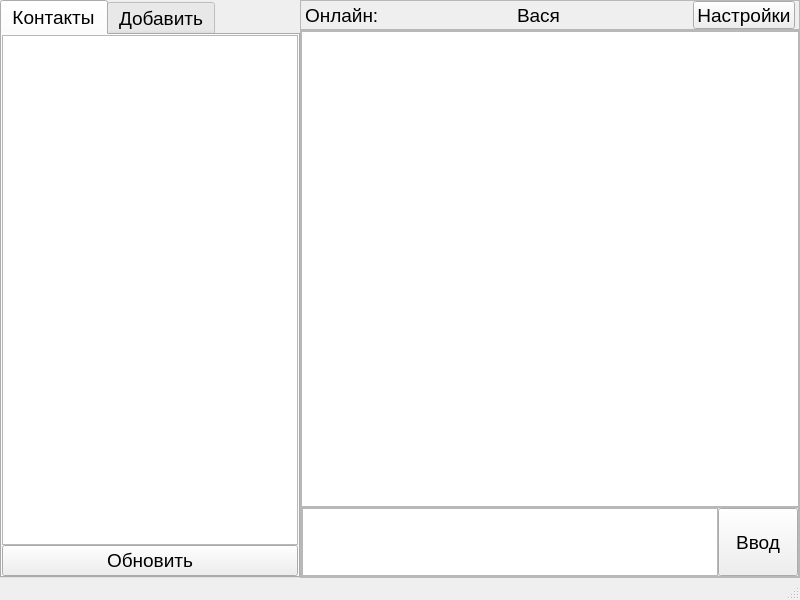
<?xml version="1.0" encoding="UTF-8"?>
<ui version="4.0">
 <class>MainWindow</class>
 <widget class="QMainWindow" name="MainWindow">
  <property name="geometry">
   <rect>
    <x>0</x>
    <y>0</y>
    <width>800</width>
    <height>600</height>
   </rect>
  </property>
  <property name="minimumSize">
   <size>
    <width>800</width>
    <height>600</height>
   </size>
  </property>
  <property name="windowTitle">
   <string>GB Чат 3000</string>
  </property>
  <property name="layoutDirection">
   <enum>Qt::LeftToRight</enum>
  </property>
  <widget class="QWidget" name="centralwidget">
   <property name="sizePolicy">
    <sizepolicy hsizetype="Expanding" vsizetype="Expanding">
     <horstretch>0</horstretch>
     <verstretch>0</verstretch>
    </sizepolicy>
   </property>
   <property name="contextMenuPolicy">
    <enum>Qt::DefaultContextMenu</enum>
   </property>
   <layout class="QHBoxLayout" name="horizontalLayout_2">
    <property name="spacing">
     <number>0</number>
    </property>
    <property name="leftMargin">
     <number>0</number>
    </property>
    <property name="topMargin">
     <number>0</number>
    </property>
    <property name="rightMargin">
     <number>0</number>
    </property>
    <property name="bottomMargin">
     <number>0</number>
    </property>
    <item>
     <widget class="QFrame" name="ContactFrame">
      <property name="sizePolicy">
       <sizepolicy hsizetype="Preferred" vsizetype="Preferred">
        <horstretch>0</horstretch>
        <verstretch>0</verstretch>
       </sizepolicy>
      </property>
      <property name="minimumSize">
       <size>
        <width>200</width>
        <height>0</height>
       </size>
      </property>
      <property name="maximumSize">
       <size>
        <width>300</width>
        <height>16777215</height>
       </size>
      </property>
      <property name="frameShape">
       <enum>QFrame::NoFrame</enum>
      </property>
      <property name="frameShadow">
       <enum>QFrame::Raised</enum>
      </property>
      <layout class="QVBoxLayout" name="verticalLayout_3">
       <property name="spacing">
        <number>0</number>
       </property>
       <property name="leftMargin">
        <number>0</number>
       </property>
       <property name="topMargin">
        <number>0</number>
       </property>
       <property name="rightMargin">
        <number>0</number>
       </property>
       <property name="bottomMargin">
        <number>0</number>
       </property>
       <item>
        <widget class="QTabWidget" name="usersTab">
         <property name="enabled">
          <bool>true</bool>
         </property>
         <property name="maximumSize">
          <size>
           <width>300</width>
           <height>16777215</height>
          </size>
         </property>
         <property name="font">
          <font>
           <pointsize>14</pointsize>
          </font>
         </property>
         <property name="currentIndex">
          <number>0</number>
         </property>
         <property name="elideMode">
          <enum>Qt::ElideRight</enum>
         </property>
         <widget class="QWidget" name="Conts">
          <attribute name="title">
           <string>Контакты</string>
          </attribute>
          <layout class="QVBoxLayout" name="verticalLayout_4">
           <property name="spacing">
            <number>0</number>
           </property>
           <property name="leftMargin">
            <number>0</number>
           </property>
           <property name="topMargin">
            <number>0</number>
           </property>
           <property name="rightMargin">
            <number>0</number>
           </property>
           <property name="bottomMargin">
            <number>0</number>
           </property>
           <item>
            <widget class="QListView" name="ContactList"/>
           </item>
           <item>
            <widget class="QPushButton" name="UpdateContsBT">
             <property name="text">
              <string>Обновить</string>
             </property>
            </widget>
           </item>
          </layout>
         </widget>
         <widget class="QWidget" name="Users">
          <attribute name="title">
           <string>Добавить</string>
          </attribute>
          <layout class="QVBoxLayout" name="verticalLayout_2">
           <property name="spacing">
            <number>0</number>
           </property>
           <property name="leftMargin">
            <number>0</number>
           </property>
           <property name="topMargin">
            <number>0</number>
           </property>
           <property name="rightMargin">
            <number>0</number>
           </property>
           <property name="bottomMargin">
            <number>0</number>
           </property>
           <item>
            <widget class="QListView" name="UserList"/>
           </item>
           <item>
            <widget class="QPushButton" name="UpdateUsersBT">
             <property name="text">
              <string>Обновить</string>
             </property>
            </widget>
           </item>
          </layout>
         </widget>
        </widget>
       </item>
      </layout>
     </widget>
    </item>
    <item>
     <widget class="QFrame" name="MsgFrame">
      <property name="sizePolicy">
       <sizepolicy hsizetype="Preferred" vsizetype="Preferred">
        <horstretch>0</horstretch>
        <verstretch>0</verstretch>
       </sizepolicy>
      </property>
      <property name="minimumSize">
       <size>
        <width>200</width>
        <height>400</height>
       </size>
      </property>
      <property name="frameShape">
       <enum>QFrame::NoFrame</enum>
      </property>
      <property name="frameShadow">
       <enum>QFrame::Plain</enum>
      </property>
      <layout class="QVBoxLayout" name="verticalLayout">
       <property name="spacing">
        <number>0</number>
       </property>
       <property name="leftMargin">
        <number>0</number>
       </property>
       <property name="topMargin">
        <number>0</number>
       </property>
       <property name="rightMargin">
        <number>0</number>
       </property>
       <property name="bottomMargin">
        <number>0</number>
       </property>
       <item>
        <widget class="QFrame" name="frame_2">
         <property name="minimumSize">
          <size>
           <width>0</width>
           <height>30</height>
          </size>
         </property>
         <property name="maximumSize">
          <size>
           <width>16777215</width>
           <height>30</height>
          </size>
         </property>
         <property name="font">
          <font>
           <pointsize>14</pointsize>
          </font>
         </property>
         <property name="frameShape">
          <enum>QFrame::StyledPanel</enum>
         </property>
         <property name="frameShadow">
          <enum>QFrame::Raised</enum>
         </property>
         <layout class="QHBoxLayout" name="horizontalLayout">
          <property name="spacing">
           <number>0</number>
          </property>
          <property name="leftMargin">
           <number>4</number>
          </property>
          <property name="topMargin">
           <number>0</number>
          </property>
          <property name="rightMargin">
           <number>4</number>
          </property>
          <property name="bottomMargin">
           <number>0</number>
          </property>
          <item>
           <widget class="QLabel" name="ContactStatus">
            <property name="font">
             <font>
              <pointsize>14</pointsize>
              <weight>50</weight>
              <bold>false</bold>
             </font>
            </property>
            <property name="text">
             <string>Онлайн: </string>
            </property>
           </widget>
          </item>
          <item>
           <spacer name="horizontalSpacer_2">
            <property name="orientation">
             <enum>Qt::Horizontal</enum>
            </property>
            <property name="sizeHint" stdset="0">
             <size>
              <width>10</width>
              <height>20</height>
             </size>
            </property>
           </spacer>
          </item>
          <item>
           <widget class="QLabel" name="ContactName">
            <property name="text">
             <string>Вася</string>
            </property>
           </widget>
          </item>
          <item>
           <spacer name="horizontalSpacer">
            <property name="orientation">
             <enum>Qt::Horizontal</enum>
            </property>
            <property name="sizeHint" stdset="0">
             <size>
              <width>10</width>
              <height>20</height>
             </size>
            </property>
           </spacer>
          </item>
          <item>
           <widget class="QPushButton" name="SettingsBT">
            <property name="text">
             <string>Настройки</string>
            </property>
           </widget>
          </item>
         </layout>
        </widget>
       </item>
       <item>
        <widget class="QFrame" name="frame">
         <property name="sizePolicy">
          <sizepolicy hsizetype="Expanding" vsizetype="Expanding">
           <horstretch>0</horstretch>
           <verstretch>0</verstretch>
          </sizepolicy>
         </property>
         <property name="frameShape">
          <enum>QFrame::StyledPanel</enum>
         </property>
         <property name="frameShadow">
          <enum>QFrame::Raised</enum>
         </property>
         <layout class="QVBoxLayout" name="verticalLayout_5">
          <property name="spacing">
           <number>0</number>
          </property>
          <property name="leftMargin">
           <number>0</number>
          </property>
          <property name="topMargin">
           <number>0</number>
          </property>
          <property name="rightMargin">
           <number>0</number>
          </property>
          <property name="bottomMargin">
           <number>0</number>
          </property>
          <item>
           <widget class="QListView" name="MsgField">
            <property name="font">
             <font>
              <pointsize>12</pointsize>
             </font>
            </property>
           </widget>
          </item>
          <item>
           <widget class="QFrame" name="frame_3">
            <property name="minimumSize">
             <size>
              <width>0</width>
              <height>40</height>
             </size>
            </property>
            <property name="maximumSize">
             <size>
              <width>16777215</width>
              <height>70</height>
             </size>
            </property>
            <property name="frameShape">
             <enum>QFrame::StyledPanel</enum>
            </property>
            <property name="frameShadow">
             <enum>QFrame::Raised</enum>
            </property>
            <layout class="QHBoxLayout" name="horizontalLayout_3">
             <property name="spacing">
              <number>0</number>
             </property>
             <property name="leftMargin">
              <number>0</number>
             </property>
             <property name="topMargin">
              <number>0</number>
             </property>
             <property name="rightMargin">
              <number>0</number>
             </property>
             <property name="bottomMargin">
              <number>0</number>
             </property>
             <item>
              <widget class="QTextEdit" name="EnterTE">
               <property name="font">
                <font>
                 <family>Segoe UI</family>
                 <pointsize>12</pointsize>
                </font>
               </property>
              </widget>
             </item>
             <item>
              <widget class="QPushButton" name="EnterBT">
               <property name="sizePolicy">
                <sizepolicy hsizetype="Minimum" vsizetype="Minimum">
                 <horstretch>0</horstretch>
                 <verstretch>0</verstretch>
                </sizepolicy>
               </property>
               <property name="minimumSize">
                <size>
                 <width>40</width>
                 <height>40</height>
                </size>
               </property>
               <property name="font">
                <font>
                 <pointsize>14</pointsize>
                </font>
               </property>
               <property name="text">
                <string>Ввод</string>
               </property>
              </widget>
             </item>
            </layout>
           </widget>
          </item>
         </layout>
        </widget>
       </item>
      </layout>
     </widget>
    </item>
   </layout>
  </widget>
  <widget class="QStatusBar" name="statusbar"/>
 </widget>
 <resources/>
 <connections/>
</ui>
